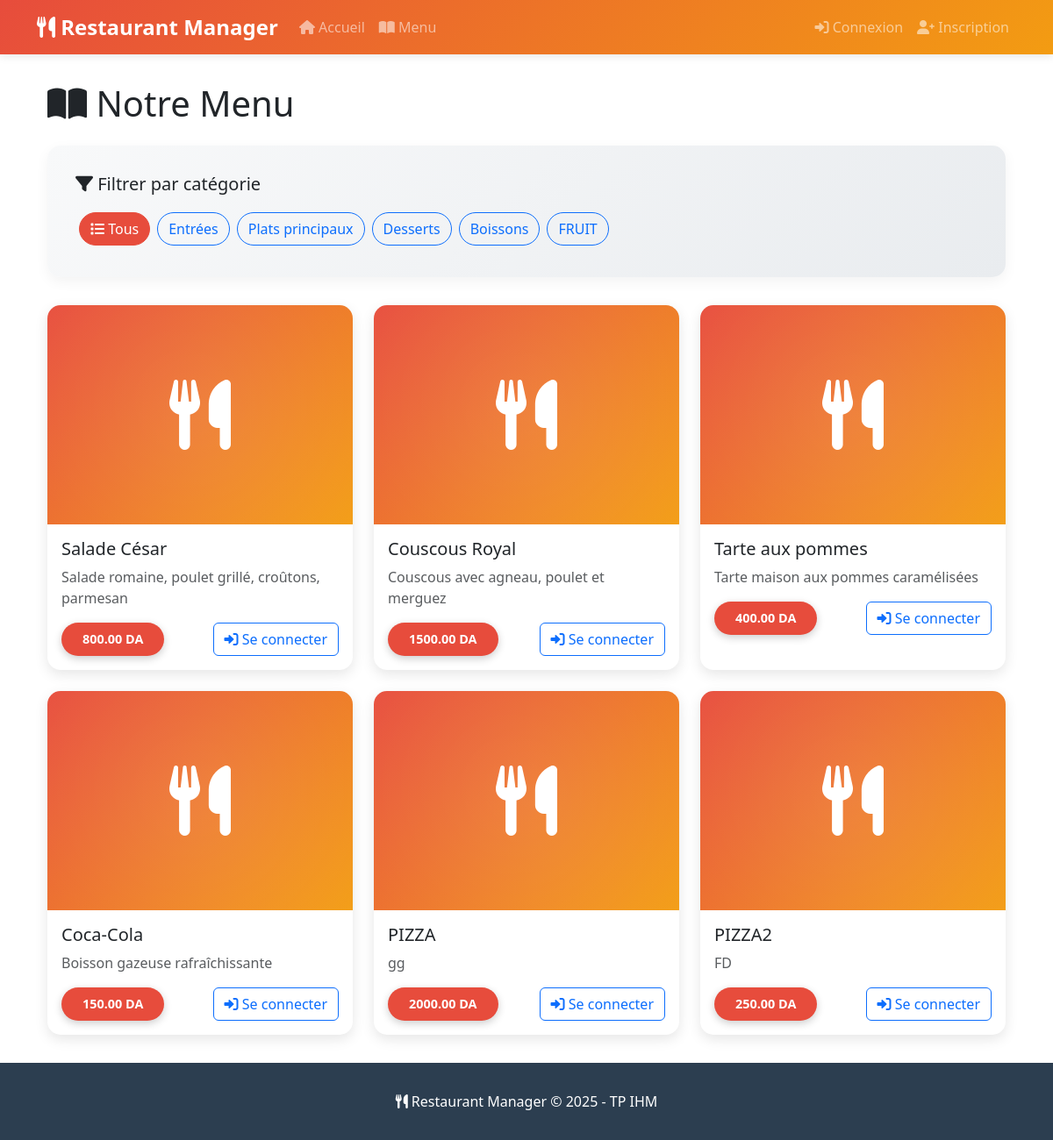
/dishes, run on the app's committed database.
### models.py (models this page shows, shortened)
class Category(db.Model):
    __tablename__ = 'categories'
    id = db.Column(db.Integer, primary_key=True)
    name = db.Column(db.String(50), nullable=False, unique=True)
    dishes = db.relationship('Dish', backref='category', lazy=True)

class Dish(db.Model):
    __tablename__ = 'dishes'
    id = db.Column(db.Integer, primary_key=True)
    name = db.Column(db.String(100), nullable=False)
    description = db.Column(db.Text, nullable=False)
    price = db.Column(db.Numeric(10, 2), nullable=False)
    cost = db.Column(db.Numeric(10, 2), nullable=True, default=0)
    category_id = db.Column(db.Integer, db.ForeignKey('categories.id'), nullable=False)

### app.py (the view)
@app.route('/dishes')
def dishes_view():
    category_filter = request.args.get('category', type=int)
    query = Dish.query
    if category_filter:
        query = query.filter_by(category_id=category_filter)
    dishes = query.all()
    categories = Category.query.all()
    return render_template('dishes.html', dishes=dishes, categories=categories, selected_category=category_filter)

### templates/dishes.html (shortened to what this page needs)
{% extends "layout.html" %}
{% block content %}
<div class="container">
    <h1 class="mb-4">
        <i class="fas fa-book-open"></i> Notre Menu
    </h1>
    <div class="filter-section">
        <h5 class="mb-3"><i class="fas fa-filter"></i> Filtrer par catégorie</h5>
        <div class="d-flex flex-wrap">
            <a href="{{ url_for('dishes_view') }}" class="btn btn-outline-primary filter-btn {{ 'active' if not selected_category }}">
                <i class="fas fa-list"></i> Tous
            </a>
            {% for category in categories %}
            <a href="{{ url_for('dishes_view', category=category.id) }}"
               class="btn btn-outline-primary filter-btn {{ 'active' if selected_category == category.id }}">
                {{ category.name }}
            </a>
            {% endfor %}
        </div>
    </div>
    {% if dishes %}
    <div class="row g-4">
        {% for dish in dishes %}
        <div class="col-md-6 col-lg-4" style="animation-delay: {{ loop.index * 0.1 }}s">
            <div class="card dish-card">
                <div class="dish-image">
                    <i class="fas fa-utensils"></i>
                </div>
                <div class="card-body">
                    <div class="d-flex justify-content-between align-items-start mb-2">
                        <h5 class="card-title mb-0">{{ dish.name }}</h5>
                    </div>
                    <p class="card-text text-muted">{{ dish.description }}</p>
                    <div class="d-flex justify-content-between align-items-center mt-3">
                        <span class="price-tag">{{ "%.2f"|format(dish.price) }} DA</span>
                        {% if session.get('user_id') %}
                        <form method="POST" action="{{ url_for('add_to_cart', dish_id=dish.id) }}" class="d-flex align-items-center">
                            <input type="number" name="quantity" value="1" min="1" max="10"
                                   class="form-control form-control-sm quantity-input me-2">
                            <button type="submit" class="btn btn-primary">
                                <i class="fas fa-cart-plus"></i> Ajouter
                            </button>
                        </form>
                        {% else %}
                        <a href="{{ url_for('login') }}" class="btn btn-outline-primary">
                            <i class="fas fa-sign-in-alt"></i> Se connecter
                        </a>
                        {% endif %}
                    </div>
                </div>
            </div>
        </div>
        {% endfor %}
    </div>
    {% else %}
    <div class="alert alert-info text-center">
        <i class="fas fa-info-circle fa-3x mb-3 d-block"></i>
        <h4>Aucun plat disponible</h4>
        <p class="mb-0">{{ "Aucun plat dans cette catégorie." if selected_category else "Aucun plat n'a été ajouté pour le moment." }}</p>
    </div>
    {% endif %}
</div>
{% endblock %}

### templates/layout.html (shortened to what this page needs)
<!DOCTYPE html>
<html lang="fr">
<head>
    <link href="https://cdn.jsdelivr.net/npm/bootstrap@5.3.0/dist/css/bootstrap.min.css" rel="stylesheet">
    <link rel="stylesheet" href="https://cdnjs.cloudflare.com/ajax/libs/font-awesome/6.0.0/css/all.min.css">
</head>
<body>
    <nav class="navbar navbar-expand-lg navbar-dark">
        <div class="container">
            <a class="navbar-brand" href="{{ url_for('index') }}">
                <i class="fas fa-utensils"></i> Restaurant Manager
            </a>
            <div class="collapse navbar-collapse" id="navbarNav">
                <ul class="navbar-nav me-auto">
                    <li class="nav-item">
                        <a class="nav-link" href="{{ url_for('index') }}">
                            <i class="fas fa-home"></i> Accueil
                        </a>
                    </li>
                    <li class="nav-item">
                        <a class="nav-link" href="{{ url_for('dishes_view') }}">
                            <i class="fas fa-book-open"></i> Menu
                        </a>
                    </li>
                </ul>
                <ul class="navbar-nav">
                    {% if session.get('user_id') %}
                    <li class="nav-item position-relative">
                        <a class="nav-link" href="{{ url_for('cart') }}">
                            <i class="fas fa-shopping-cart"></i> Panier
                            {% if session.get('cart') and session.cart|length > 0 %}
                            <span class="badge bg-warning cart-badge">{{ session.cart|length }}</span>
                            {% endif %}
                        </a>
                    </li>
                    <li class="nav-item">
                        <a class="nav-link" href="{{ url_for('profile') }}">
                            <i class="fas fa-user"></i> {{ session.username }}
                        </a>
                    </li>
                    <li class="nav-item">
                        <a class="nav-link" href="{{ url_for('logout') }}">
                            <i class="fas fa-sign-out-alt"></i> Déconnexion
                        </a>
                    </li>
                    {% else %}
                    <li class="nav-item">
                        <a class="nav-link" href="{{ url_for('login') }}">
                            <i class="fas fa-sign-in-alt"></i> Connexion
                        </a>
                    </li>
                    <li class="nav-item">
                        <a class="nav-link" href="{{ url_for('register') }}">
                            <i class="fas fa-user-plus"></i> Inscription
                        </a>
                    </li>
                    {% endif %}
                </ul>
            </div>
        </div>
    </nav>
    <main class="main-content">
        <div class="container">
            {% block content %}{% endblock %}
        </div>
    </main>
    <footer>
        <div class="container text-center">
            <p class="mb-0">
                <i class="fas fa-utensils"></i> Restaurant Manager &copy; 2025 - TP IHM
            </p>
        </div>
    </footer>
</body>
</html>

### templates/layout.html (style rules this page uses)
:root { --primary-color: #e74c3c; --secondary-color: #2c3e50; --accent-color: #f39c12; }
body { font-family: 'Segoe UI', Tahoma, Geneva, Verdana, sans-serif; min-height: 100vh; display: flex; flex-direction: column; }
.navbar { background: linear-gradient(135deg, var(--primary-color), var(--accent-color)); box-shadow: 0 2px 10px rgba(0,0,0,0.1); }
.navbar-brand { font-weight: bold; font-size: 1.5rem; }
.nav-link { transition: all 0.3s ease; position: relative; }
.nav-link::after { content: ''; position: absolute; bottom: 0; left: 50%; width: 0; height: 2px; background: white; transition: all 0.3s ease; transform: translateX(-50%); }
.main-content { flex: 1; padding: 2rem 0; }
footer { background: var(--secondary-color); color: white; padding: 2rem 0; margin-top: auto; }

### templates/dishes.html (style rules this page uses)
.filter-section { background: linear-gradient(135deg, #f8f9fa, #e9ecef); padding: 2rem; border-radius: 15px; margin-bottom: 2rem; box-shadow: 0 5px 15px rgba(0,0,0,0.05); }
.dish-card { transition: all 0.3s ease; border: none; border-radius: 15px; overflow: hidden; height: 100%; box-shadow: 0 5px 15px rgba(0,0,0,0.1); animation: fadeIn 0.5s ease; }
.dish-image { height: 250px; background: linear-gradient(135deg, #e74c3c, #f39c12); display: flex; align-items: center; justify-content: center; font-size: 5rem; color: white; position: relative; overflow: hidden; }
.dish-image::before { content: ''; position: absolute; top: -50%; left: -50%; width: 200%; height: 200%; background: radial-gradient(circle, rgba(255,255,255,0.1) 0%, transparent 70%); animation: rotate 20s linear infinite; }
.price-tag { background: var(--primary-color); color: white; padding: 0.5rem 1.5rem; border-radius: 25px; font-weight: bold; font-size: 0.9rem; display: inline-block; box-shadow: 0 3px 10px rgba(0,0,0,0.2); }
.filter-btn { margin: 0.25rem; border-radius: 20px; transition: all 0.3s ease; }
.filter-btn.active { background: var(--primary-color); color: white; border-color: var(--primary-color); }

### data on the page
Category: name "Entrées"
Category: name "Plats principaux"
Category: name "Desserts"
Category: name "Boissons"
Category: name "FRUIT"
Dish: name "Salade César", description "Salade romaine, poulet grillé, croûtons, parmesan", price "800.00"
Dish: name "Couscous Royal", description "Couscous avec agneau, poulet et merguez", price "1500.00"
Dish: name "Tarte aux pommes", description "Tarte maison aux pommes caramélisées", price "400.00"
Dish: name "Coca-Cola", description "Boisson gazeuse rafraîchissante", price "150.00"
Dish: name "PIZZA", description "gg", price "2000.00"
Dish: name "PIZZA2", description "FD", price "250.00"
